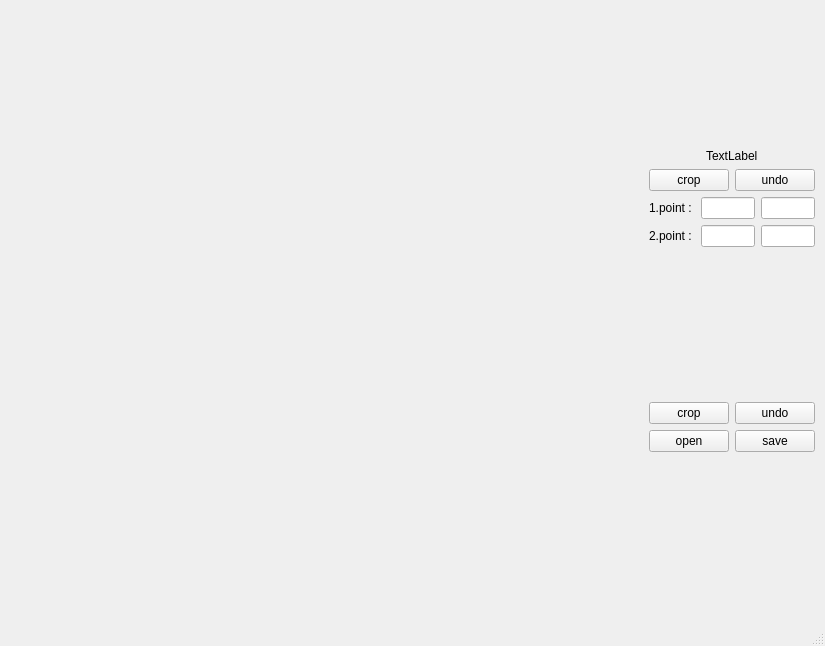
<?xml version="1.0" encoding="UTF-8"?>
<ui version="4.0">
 <class>MainWindow</class>
 <widget class="QMainWindow" name="MainWindow">
  <property name="geometry">
   <rect>
    <x>0</x>
    <y>0</y>
    <width>825</width>
    <height>646</height>
   </rect>
  </property>
  <property name="windowTitle">
   <string>MainWindow</string>
  </property>
  <widget class="QWidget" name="centralwidget">
   <property name="minimumSize">
    <size>
     <width>825</width>
     <height>605</height>
    </size>
   </property>
   <widget class="QWidget" name="horizontalLayoutWidget">
    <property name="geometry">
     <rect>
      <x>10</x>
      <y>0</y>
      <width>805</width>
      <height>602</height>
     </rect>
    </property>
    <layout class="QHBoxLayout" name="main_horizontalLayout">
     <item>
      <widget class="QLabel" name="image_label">
       <property name="text">
        <string/>
       </property>
       <property name="pixmap">
        <pixmap>kekw.png</pixmap>
       </property>
      </widget>
     </item>
     <item>
      <layout class="QVBoxLayout" name="verticalLayout_sidebig">
       <item>
        <layout class="QVBoxLayout" name="verticalLayout_points">
         <item>
          <layout class="QVBoxLayout" name="verticalLayout_current">
           <item>
            <layout class="QHBoxLayout" name="horizontalLayout_currentpoint_t">
             <item>
              <widget class="QLabel" name="current_point_text">
               <property name="sizePolicy">
                <sizepolicy hsizetype="Fixed" vsizetype="Fixed">
                 <horstretch>0</horstretch>
                 <verstretch>0</verstretch>
                </sizepolicy>
               </property>
               <property name="text">
                <string>TextLabel</string>
               </property>
              </widget>
             </item>
            </layout>
           </item>
           <item>
            <layout class="QHBoxLayout" name="horizontalLayout_current_points_buttpns">
             <item>
              <widget class="QPushButton" name="pointselect1_button">
               <property name="sizePolicy">
                <sizepolicy hsizetype="Fixed" vsizetype="Fixed">
                 <horstretch>0</horstretch>
                 <verstretch>0</verstretch>
                </sizepolicy>
               </property>
               <property name="text">
                <string>crop</string>
               </property>
              </widget>
             </item>
             <item>
              <widget class="QPushButton" name="pointselect2_button">
               <property name="sizePolicy">
                <sizepolicy hsizetype="Fixed" vsizetype="Fixed">
                 <horstretch>0</horstretch>
                 <verstretch>0</verstretch>
                </sizepolicy>
               </property>
               <property name="text">
                <string>undo</string>
               </property>
              </widget>
             </item>
            </layout>
           </item>
          </layout>
         </item>
         <item>
          <layout class="QHBoxLayout" name="horizontalLayout_point1">
           <item>
            <widget class="QLabel" name="point1_text">
             <property name="sizePolicy">
              <sizepolicy hsizetype="Fixed" vsizetype="Fixed">
               <horstretch>0</horstretch>
               <verstretch>0</verstretch>
              </sizepolicy>
             </property>
             <property name="text">
              <string>1.point : </string>
             </property>
            </widget>
           </item>
           <item>
            <widget class="QLineEdit" name="point1_x">
             <property name="sizePolicy">
              <sizepolicy hsizetype="Fixed" vsizetype="Fixed">
               <horstretch>0</horstretch>
               <verstretch>0</verstretch>
              </sizepolicy>
             </property>
             <property name="minimumSize">
              <size>
               <width>20</width>
               <height>20</height>
              </size>
             </property>
            </widget>
           </item>
           <item>
            <widget class="QLineEdit" name="point1_y">
             <property name="sizePolicy">
              <sizepolicy hsizetype="Fixed" vsizetype="Fixed">
               <horstretch>0</horstretch>
               <verstretch>0</verstretch>
              </sizepolicy>
             </property>
             <property name="minimumSize">
              <size>
               <width>20</width>
               <height>20</height>
              </size>
             </property>
            </widget>
           </item>
          </layout>
         </item>
         <item>
          <layout class="QHBoxLayout" name="horizontalLayout_point2">
           <item>
            <widget class="QLabel" name="point2_text">
             <property name="sizePolicy">
              <sizepolicy hsizetype="Fixed" vsizetype="Fixed">
               <horstretch>0</horstretch>
               <verstretch>0</verstretch>
              </sizepolicy>
             </property>
             <property name="text">
              <string>2.point : </string>
             </property>
            </widget>
           </item>
           <item>
            <widget class="QLineEdit" name="point2_x">
             <property name="sizePolicy">
              <sizepolicy hsizetype="Fixed" vsizetype="Fixed">
               <horstretch>0</horstretch>
               <verstretch>0</verstretch>
              </sizepolicy>
             </property>
             <property name="minimumSize">
              <size>
               <width>20</width>
               <height>20</height>
              </size>
             </property>
            </widget>
           </item>
           <item>
            <widget class="QLineEdit" name="point2_y">
             <property name="sizePolicy">
              <sizepolicy hsizetype="Fixed" vsizetype="Fixed">
               <horstretch>0</horstretch>
               <verstretch>0</verstretch>
              </sizepolicy>
             </property>
             <property name="minimumSize">
              <size>
               <width>20</width>
               <height>20</height>
              </size>
             </property>
            </widget>
           </item>
          </layout>
         </item>
        </layout>
       </item>
       <item>
        <layout class="QVBoxLayout" name="verticalLayout_buttons">
         <item>
          <layout class="QHBoxLayout" name="horizontalLayout_cropping">
           <item>
            <widget class="QPushButton" name="cropButton">
             <property name="sizePolicy">
              <sizepolicy hsizetype="Fixed" vsizetype="Fixed">
               <horstretch>0</horstretch>
               <verstretch>0</verstretch>
              </sizepolicy>
             </property>
             <property name="text">
              <string>crop</string>
             </property>
            </widget>
           </item>
           <item>
            <widget class="QPushButton" name="undocropButton">
             <property name="sizePolicy">
              <sizepolicy hsizetype="Fixed" vsizetype="Fixed">
               <horstretch>0</horstretch>
               <verstretch>0</verstretch>
              </sizepolicy>
             </property>
             <property name="text">
              <string>undo</string>
             </property>
            </widget>
           </item>
          </layout>
         </item>
         <item>
          <layout class="QHBoxLayout" name="horizontalLayout_filedialog">
           <item>
            <widget class="QPushButton" name="openButton">
             <property name="sizePolicy">
              <sizepolicy hsizetype="Fixed" vsizetype="Fixed">
               <horstretch>0</horstretch>
               <verstretch>0</verstretch>
              </sizepolicy>
             </property>
             <property name="text">
              <string>open</string>
             </property>
            </widget>
           </item>
           <item>
            <widget class="QPushButton" name="saveButton">
             <property name="sizePolicy">
              <sizepolicy hsizetype="Fixed" vsizetype="Fixed">
               <horstretch>0</horstretch>
               <verstretch>0</verstretch>
              </sizepolicy>
             </property>
             <property name="text">
              <string>save</string>
             </property>
            </widget>
           </item>
          </layout>
         </item>
        </layout>
       </item>
      </layout>
     </item>
    </layout>
   </widget>
  </widget>
  <widget class="QMenuBar" name="menubar">
   <property name="geometry">
    <rect>
     <x>0</x>
     <y>0</y>
     <width>825</width>
     <height>21</height>
    </rect>
   </property>
  </widget>
  <widget class="QStatusBar" name="statusbar"/>
 </widget>
 <resources/>
 <connections/>
</ui>
